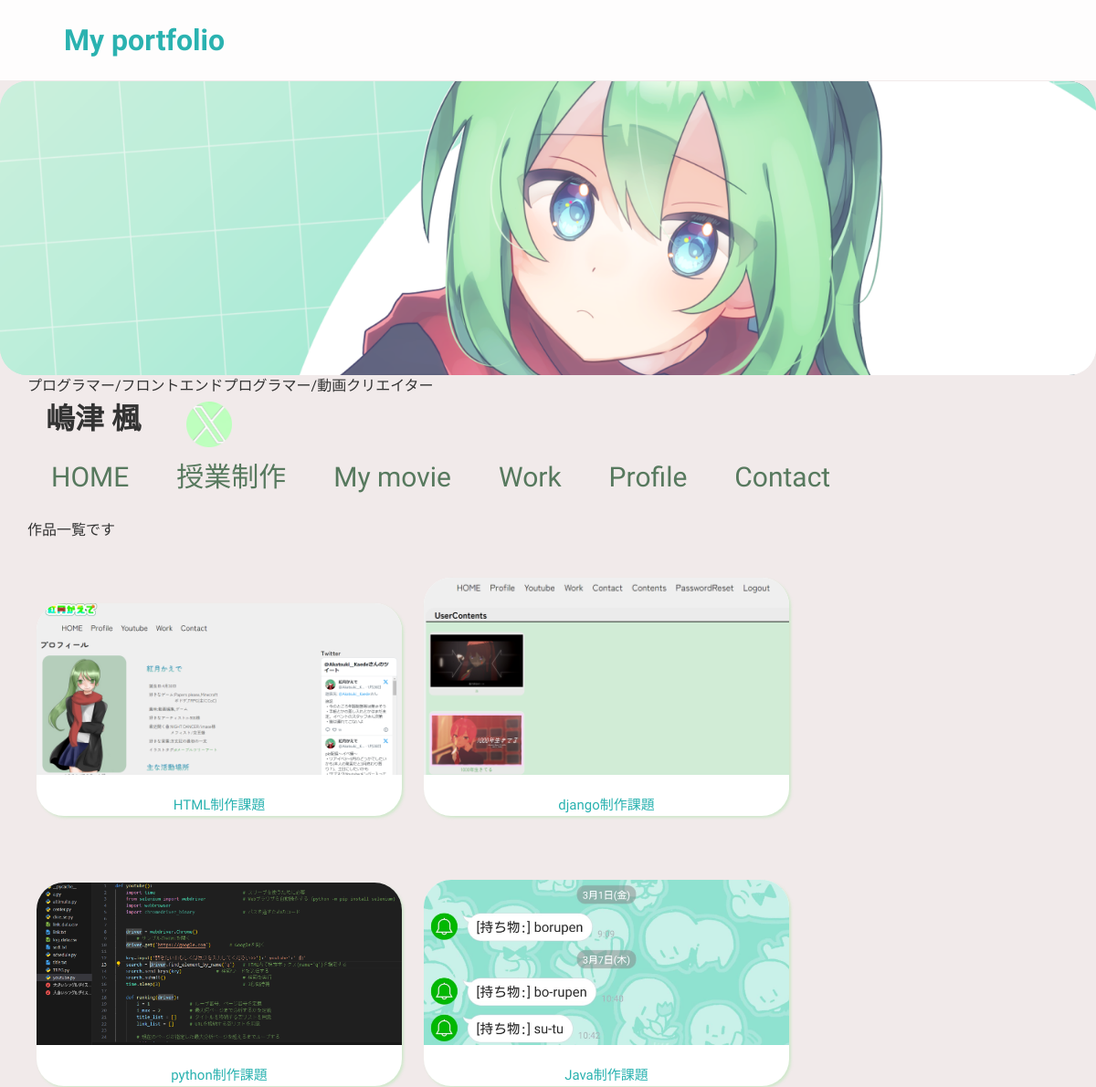
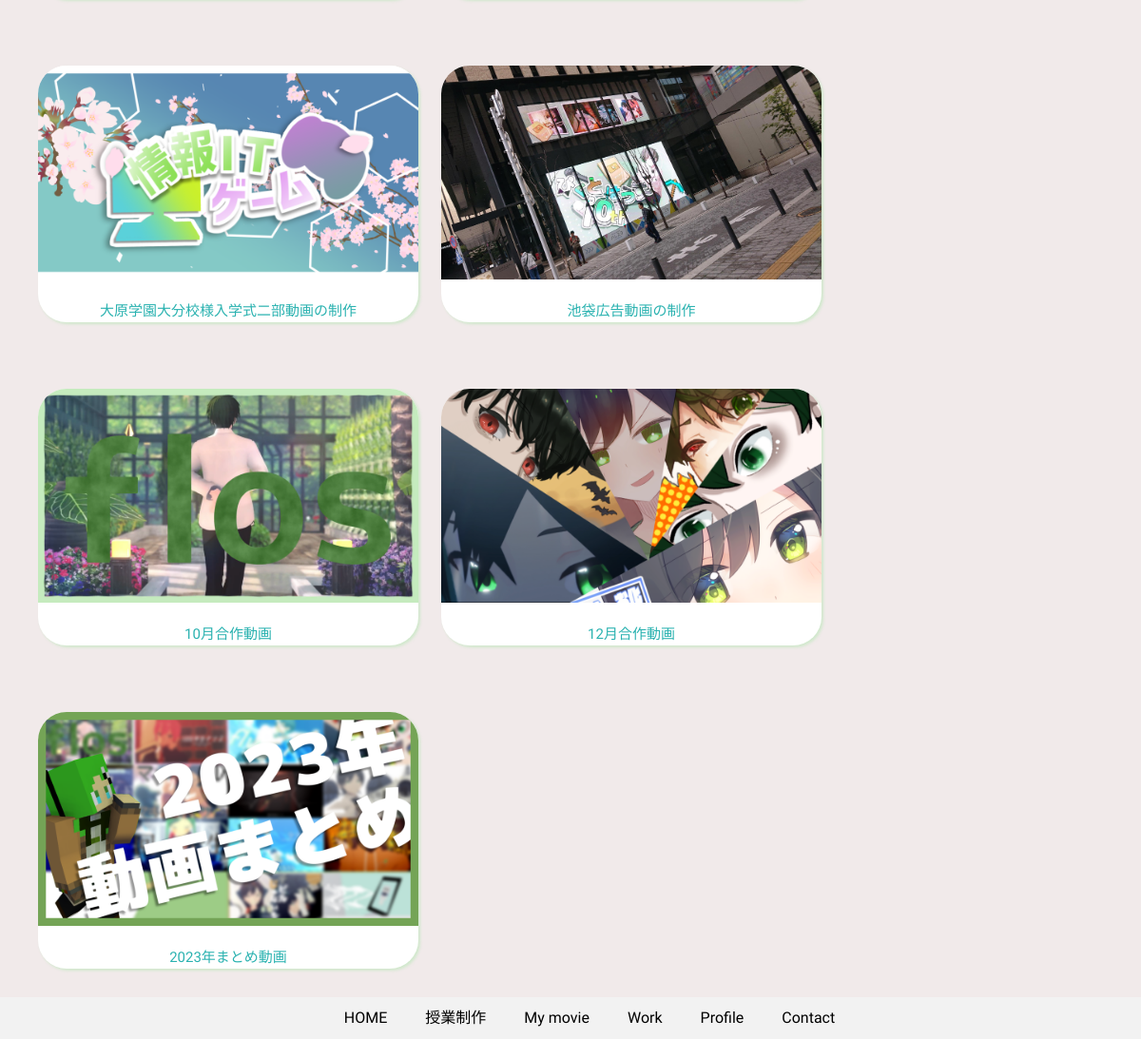
The page / on the database its author committed (2 pictures, top to bottom).
### postmaiking/models.py (models this page shows, shortened)
class CreatePost(models.Model):
    category=models.ForeignKey(
        Category,
        verbose_name='カテゴリ',
        on_delete=models.CASCADE
    )
    title=models.CharField(
        verbose_name='タイトル',
        max_length=100
    )
    content=models.TextField(
        verbose_name='本文')
    date=models.CharField(
        verbose_name='制作年月',
        max_length=10,
    )
    url=models.URLField(
        verbose_name='url',)
    imag=models.ImageField(
        verbose_name='image',
        upload_to='media/',
    )

### portfolio/views.py (the view)
# urls.py: path('',views.IndexView.as_view(),name='index'),
class IndexView(ListView):
    template_name = "index.html"
    queryset = CreatePost.objects.all()

### portfolio/templates/index.html (shortened to what this page needs)
{% load static %}
<!DOCTYPE html>
<html lang="ja">
  <head>
    <link rel="stylesheet" href="{% static "css/style.css" %}" />
  </head>
  <body>
    <div id="contents">
      <header>
        <h1><a href="{% url 'portfolio:index' %}">My portfolio</a></h1>
        <div id="backimg">
          <img src="{% static 'images/image.png' %}" alt="backimage" />
        </div>
        <p>プログラマー/フロントエンドプログラマー/動画クリエイター</p>
        <div id="profile">
          <br />
          <h1>嶋津 楓</h1>
          <a href="https://twitter.com/Akatsuki__Kaede"
            ><img src="{% static 'images/twittericon.png' %}" alt="twitter/x"
          /></a>
        </div>
        <nav id="global_navi">
          <ul>
            <li><a href="{% url 'portfolio:index' %}">HOME</a></li>
            <li><a href="{% url 'portfolio:collection' category=1 %}">授業制作</a></li>
            <li><a href="{% url 'portfolio:collection' category=3 %}">My movie</a></li>
            <li><a href="{% url 'portfolio:collection' category=2 %}">Work</a></li>
            <li><a href="{% url 'portfolio:profile' %}">Profile</a></li>
            <li><a href="{% url 'portfolio:contact' %}">Contact</a></li>
          </ul>
        </nav>
      </header>
      <div id="wrapper">
        <div id="main">
          <br>
          <p>作品一覧です</p>
          {% block contents %}
          <div id="record">
          <ul>
              {% for record in object_list %}
              <li>
                <label><a href="{% url 'portfolio:collection_detail' record.pk %}"><img src="{{ record.imag.url }}">
              <br>
              {{ record.title }}</a>
                </label>
              </li>
            {% endfor %}
          </ul>
          </div>
          {% endblock %}
        </div>
      </div>
      <footer>
        <div id="footer_nav">
          <ul>
            <li><a href="{% url 'portfolio:index' %}">HOME</a></li>
            <li><a href="{% url 'portfolio:collection' category=1 %}">授業制作</a></li>
            <li><a href="{% url 'portfolio:collection' category=3 %}">My movie</a></li>
            <li><a href="{% url 'portfolio:collection' category=2 %}">Work</a></li>
            <li><a href="{% url 'portfolio:profile' %}">Profile</a></li>
            <li><a href="{% url 'portfolio:contact' %}">Contact</a></li>
          </ul>
        </div>
      </footer>
    </div>
  </body>
</html>

### static/css/style.css (style rules this page uses)
*, *::before, *::after { box-sizing: border-box }
* { margin: 0 }
html, body { height: 100% }
body { line-height: 1.5; -webkit-font-smoothing: antialiased }
img, picture, video, canvas, svg { display: block; max-width: 100% }
p, h1, h2, h3, h4, h5, h6 { overflow-wrap: break-word }
body { font-family: 'Zen Maru Gothic', sans-serif; background-color: #f1eaea; color: #333; }
a { color: #2ab2b0; text-decoration: none; }
#backimg { margin-top: 89px; size: 50%; }
#backimg img { border-radius: 30px; background-image: url(./images/image.png); opacity: 1; }
#profile { display: flex; margin-left: 50px; }
#profile img { width: 50px; height: auto; margin-left: 50px; margin-top: 5px; }
#contents p { display: block; margin-left: 30px; }
header #global_navi ul li a { display: block; font-size: 30px; padding-left: 16px; padding-right: 32px; padding-top: 10px; color: rgb(87, 121, 94); text-decoration: none; transition: background-color 0.2s cubic-bezier(1, 0.05, 1, 1); ; }
ul li { position: relative; display: inline-block; }
ul li::after { position: absolute; bottom: 0; left: 50%; content: ''; width: 0; height: 3px; background-color: #79c8d2; transition: .3s; -webkit-transform: translateX(-50%); transform: translateX(-50%); }
#record ul li label img { width: 400px; height: auto; border-radius: 30px 30px 0px 0px; }
#record ul li { text-align: center; background-color: #ffffff; border-radius: 30px 30px 30px 30px; box-shadow: 2px 2px 3px #c1e7bead; margin-bottom: 30px; margin-top: 40px; margin-right: 20px; font-size: 15px; }
footer { background-color: #ffffff; text-align: center; }
footer #footer_nav { background-color: #efefefd1; padding: 10px 0; }
footer #footer_nav ul li { text-decoration: none; }
footer #footer_nav ul { display: flex; flex-wrap: wrap; justify-content: center; list-style-type: none; }
footer #footer_nav ul li a { padding: 0 20px; text-decoration-line: none; color: black; }
footer ul li { position: relative; display: inline-block; }
footer ul li::after { position: absolute; bottom: 0; left: 50%; content: ''; width: 0; height: 1px; background-color: #333; transition: .3s; -webkit-transform: translateX(-50%); transform: translateX(-50%); }
header h1 a { display: flex; position: fixed; width: 100%; top: 0; display: flex; padding: 30px; padding-left: 70px; padding-bottom: 20px; padding-top: 20px; background-color: rgba(255, 255, 255, 0.9); z-index: 100; }

### rows shown on the page
CreatePost: imag (picture), title "HTML制作課題"
CreatePost: imag (picture), title "django制作課題"
CreatePost: imag (picture), title "python制作課題"
CreatePost: imag (picture), title "Java制作課題"
CreatePost: imag (picture), title "大原学園大分校様入学式二部動画の制作"
CreatePost: imag (picture), title "池袋広告動画の制作"
CreatePost: imag (picture), title "10月合作動画"
CreatePost: imag (picture), title "12月合作動画"
CreatePost: imag (picture), title "2023年まとめ動画"
